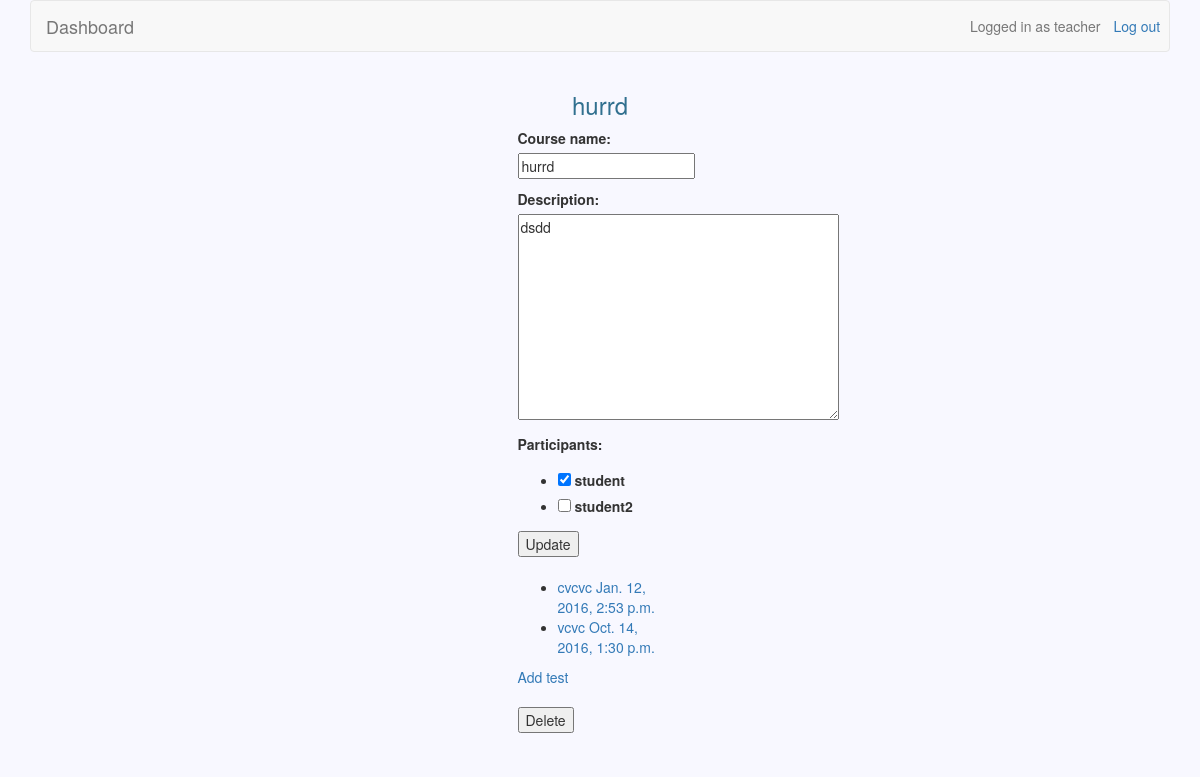
Page /courses/7/ (signed in) on the earlier database version.
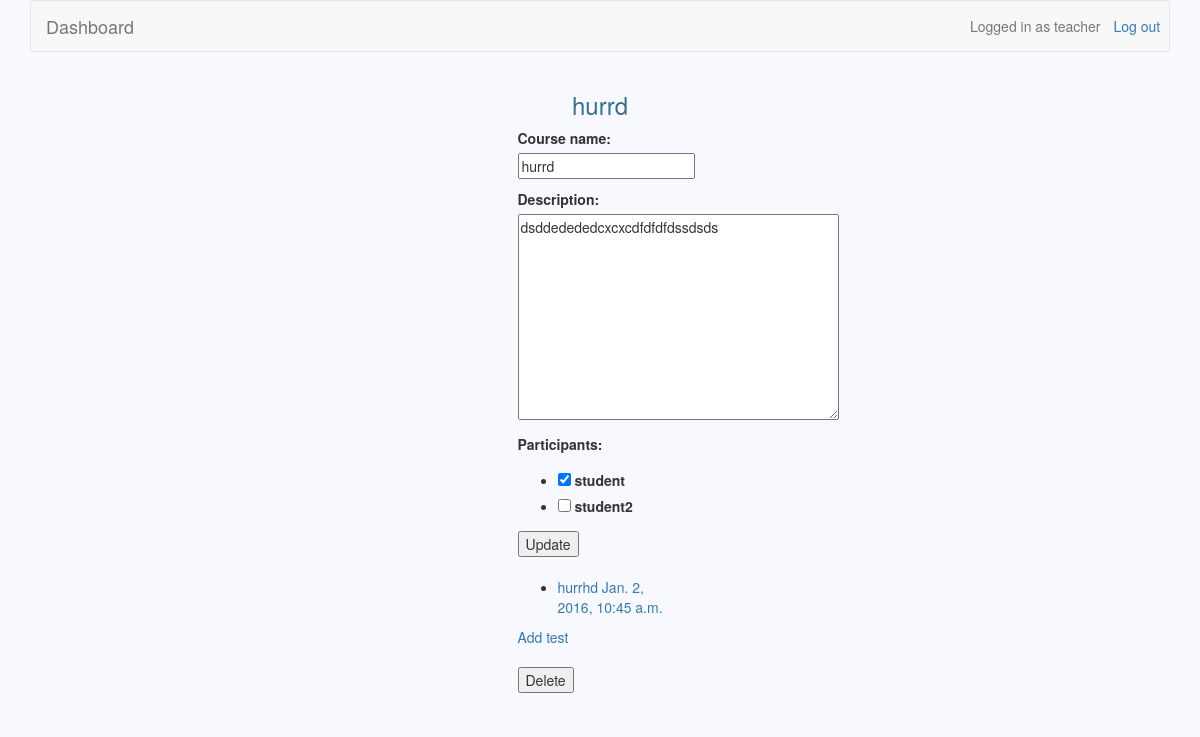
Same page on the later database version.
### exams/models.py (models this page shows)
class Exam(models.Model):
	owner = models.CharField(max_length=30)
	name = models.CharField(max_length=30)
	description = models.TextField(blank=True)
	updated = models.DateTimeField(auto_now=True)
	date_to_be_taken = models.DateTimeField()
	course = models.ForeignKey(Course)

### courses/views.py (the view)
# urls.py: url(r'^(\d+)/$', views.edit_course, name='edit_course'),
@user_passes_test(teacher_check)
def edit_course(request, course_id):
	course = Course.objects.get(id=course_id)
	exams = Exam.objects.filter(course=course_id)
	if request.user.username == course.owner:
		participants = list(Participation.objects.filter(course=course_id))
		if request.method == 'POST' and 'update' in request.POST:
			form = CourseForm(instance=course, data=request.POST)
			if form.is_valid():
				update(form, course)
				messages.add_message(request, messages.INFO, 'Course updated successfully.')
				return redirect('/courses/')
		if request.method == 'POST' and 'delete' in request.POST:
			course.delete()
			Participation.objects.filter(course=course).delete()
			messages.add_message(request, messages.INFO, 'Course deleted successfully.')
			return redirect('/courses/')
		else :
			form = CourseForm(instance=course)
		return render(request, 'edit_course.html', {'form': form, 'course': course, 'participants': participants,
			'exams': exams })
	return redirect('/courses/')

### courses/forms.py
class CourseForm(forms.ModelForm):
	name = forms.CharField(label="Course name")
	description = forms.Textarea()
	participants = forms.ModelMultipleChoiceField(required=False, queryset=User.objects.filter(is_teacher=False),
		widget=forms.CheckboxSelectMultiple())
	class Meta:
		model = Course
		fields = ['name', 'description', 'participants']
	def __init__(self, instance=None, *args, **kwargs):
		super().__init__(*args, **kwargs)
		self.instance.course = instance

### courses/views.py (called while the page is built)
def teacher_check(user):
    return user.is_teacher

### courses/templates/edit_course.html (shortened to what this page needs)
{% extends 'base.html' %}
{% block header_text %}
	{% if messages %}
	    {% for message in messages %}
	    	{{ message }}
	    {% endfor %}
	{% else %}
		{{ course.name }}
	{% endif %}
{% endblock %}
{% block form_action %}{% url 'edit_course' course.id %}{% endblock %}
{% block button %}
	<button id='id_submit' type='submit' name='update'>Update</button>
	<br>
	<br>
	<ul>
	    {% for exam in exams %}
	        <li><a href="{% url 'edit_exam' course.id exam.id %}">{{ exam.name }} {{ exam.date_to_be_taken }}</a></li>
	    {% endfor %}
	</ul>
	<a href="{% url 'create_exam' course.id %}">Add test</a>
	<br>
	<br>
	<button id='id_delete' name='delete'>Delete</button>
{% endblock %}

### templates/base.html (shortened to what this page needs)
{% load staticfiles %}
<!DOCTYPE html>
<html>
    <head>
        <link href="/static/bootstrap/css/bootstrap.min.css" rel="stylesheet">
        <link href="/static/base.css" rel="stylesheet">
	</head>
    <body>
        <div class="container">
            <nav class="navbar navbar-default" role="navigation">
                {% if user.is_active %}
                    {% if user.is_teacher %}
                        <a class="navbar-brand" href="{% url 'teacher_page' %}">Dashboard</a>
                    {% else %}
                        <a class="navbar-brand" href="{% url 'student_page' %}">Dashboard</a>
                    {% endif %}
                    <a class="btn navbar-btn navbar-right" id="id_logout" href="{% url 'logout' %}">Log out</a>
                    <span class="navbar-text navbar-right">Logged in as {{ user.username }}</span>
                {% else %}
                    <a class="navbar-brand" href="/">Django-LMS</a>
                    <a class="btn navbar-btn navbar-right" id="id_login" href="{% url 'login' %}">Log in</a>
                    <a class="btn navbar-btn navbar-right" id="id_signup" href="{% url 'signup' %}">Sign up</a>
                {% endif %}
            </nav>
            <div class="row" jumbotron>
                <h3 class='text-info text-center'>{% block header_text %}{% endblock %}</h3>
                <form class="form-horizontal col-md-6 col-md-offset-5" action="{% block form_action %}{% endblock %}"
                      method='POST'>
                    <div class="form-group col-xs-4">
                        {{ form.as_p }}
                        {% block button %}{% endblock %}
                    </div>
                </form>
                </div>
            </div>
            <div class="row" jumbotron>
                <div class="text-center">
                    <div class="col-md-6 col-md-offset-3" >
                    </div>
                </div>
            </div>
    </body>
</html>

Differences in the rows shown:
removed Exam: name "vcvc", date_to_be_taken "Oct. 14, 2016, 1:30 p.m."
changed Exam: name "cvcvc" → "hurrhd"; date_to_be_taken "Jan. 12, 2016, 2:53 p.m." → "Jan. 2, 2016, 10:45 a.m."
Other differences:
form field description: "dsdd" → "dsddedededcxcxcdfdfdfdssdsds"
